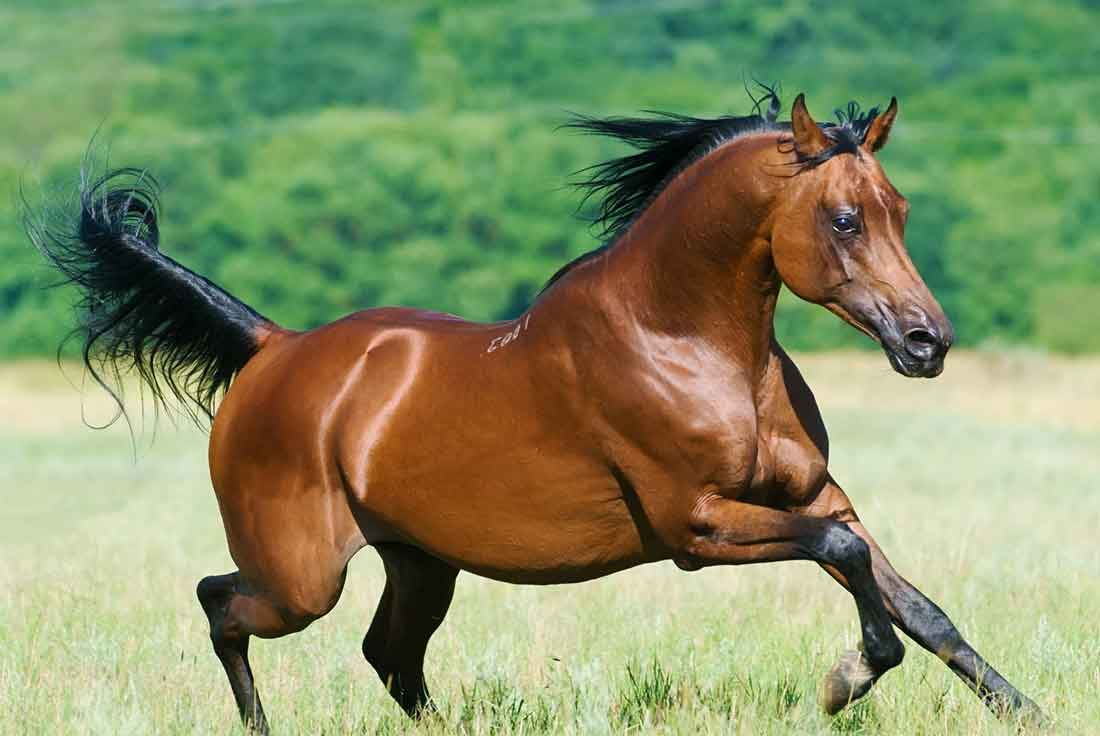
#> input picture week3/img.jpg, 1100 x 736 px, found by its file name
$ jupyter execute --allow-errors Img_proc_2.ipynb
#> lines starting #> are read from the running program, lines starting #| are printed output that depends on the picture
[cell 1]
import cv2
import numpy as np
from google.colab.patches import cv2_imshow
import matplotlib.pyplot as plt

[cell 2]
img = cv2.imread("/content/img.jpg")
#> img is the input picture: shape (736, 1100, 3); mean B, G, R 102.8, 144.7, 132.4

[cell 3]
cv2_imshow(img)

[cell 4]
hist,bins = np.histogram(img.flatten(),256,[0,256])
#> hist = 256 values, max 18516 at index 219, min 58 at index 254, mean 9487.5; bins = 257 values from 0 to 256
cdf = hist.cumsum()
#> cdf = 256 values from 6659 to 2428800
cdf_normalized = cdf * float(hist.max()) / cdf.max()
#> cdf_normalized = 256 values from 50.77 to 18516
plt.plot(cdf_normalized, color = 'b')
plt.hist(img.flatten(),256,[0,256], color = 'r')
plt.xlim([0,256])
plt.legend(('cdf','histogram'), loc = 'upper left')
plt.show()
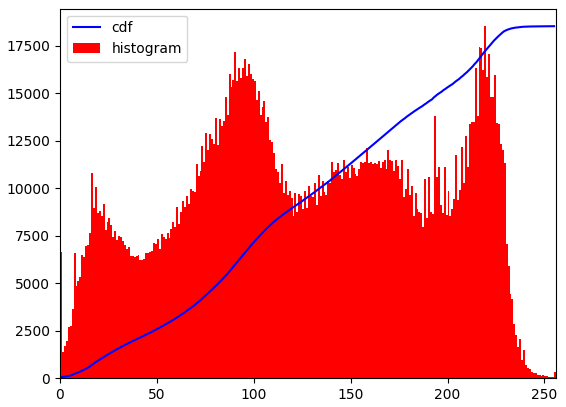
#> figure drawn by matplotlib, 1 panel; tallest bar 18516 high, from x = 219 to 220; curve peaks at x = 255, y = 18516
